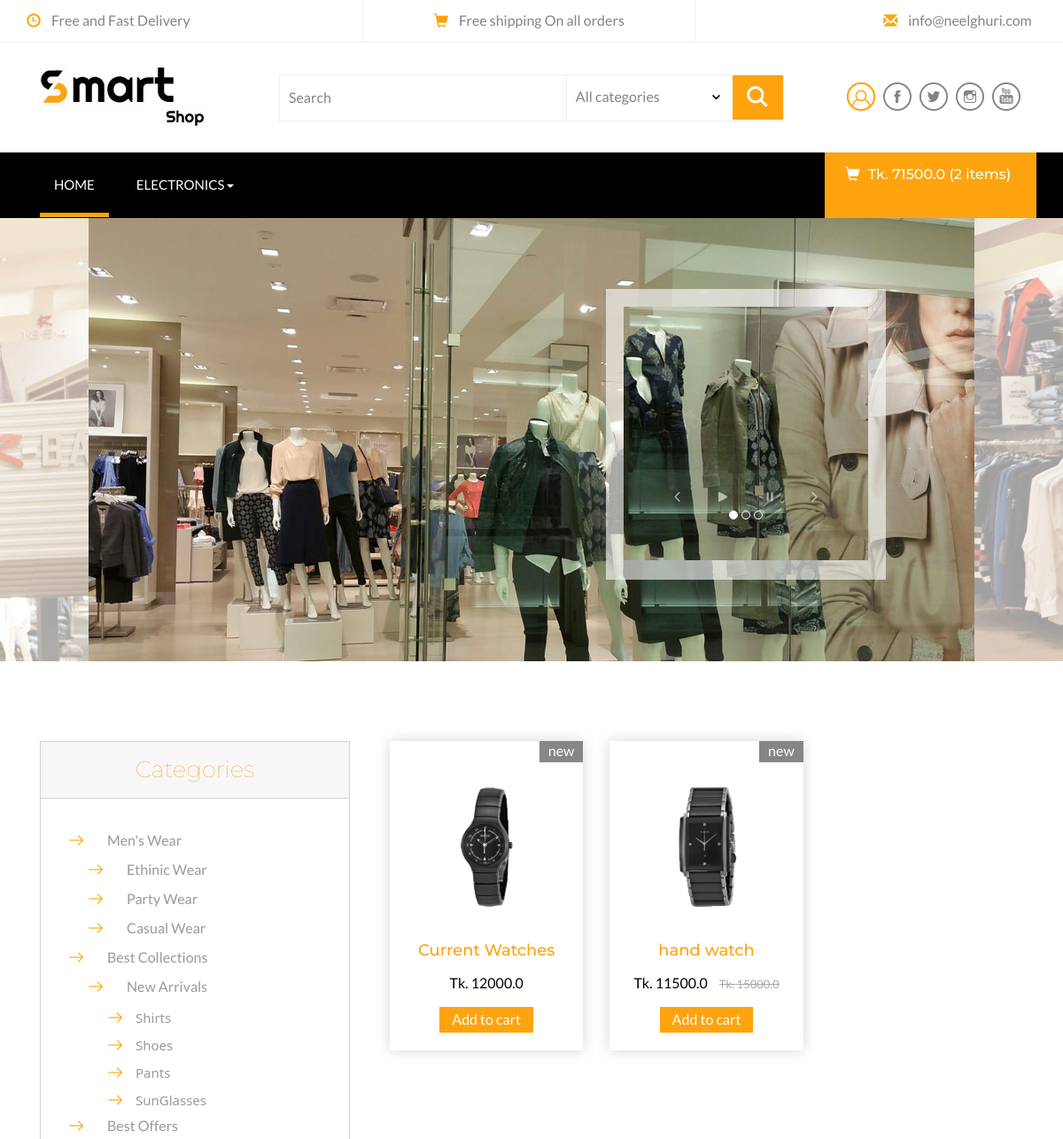
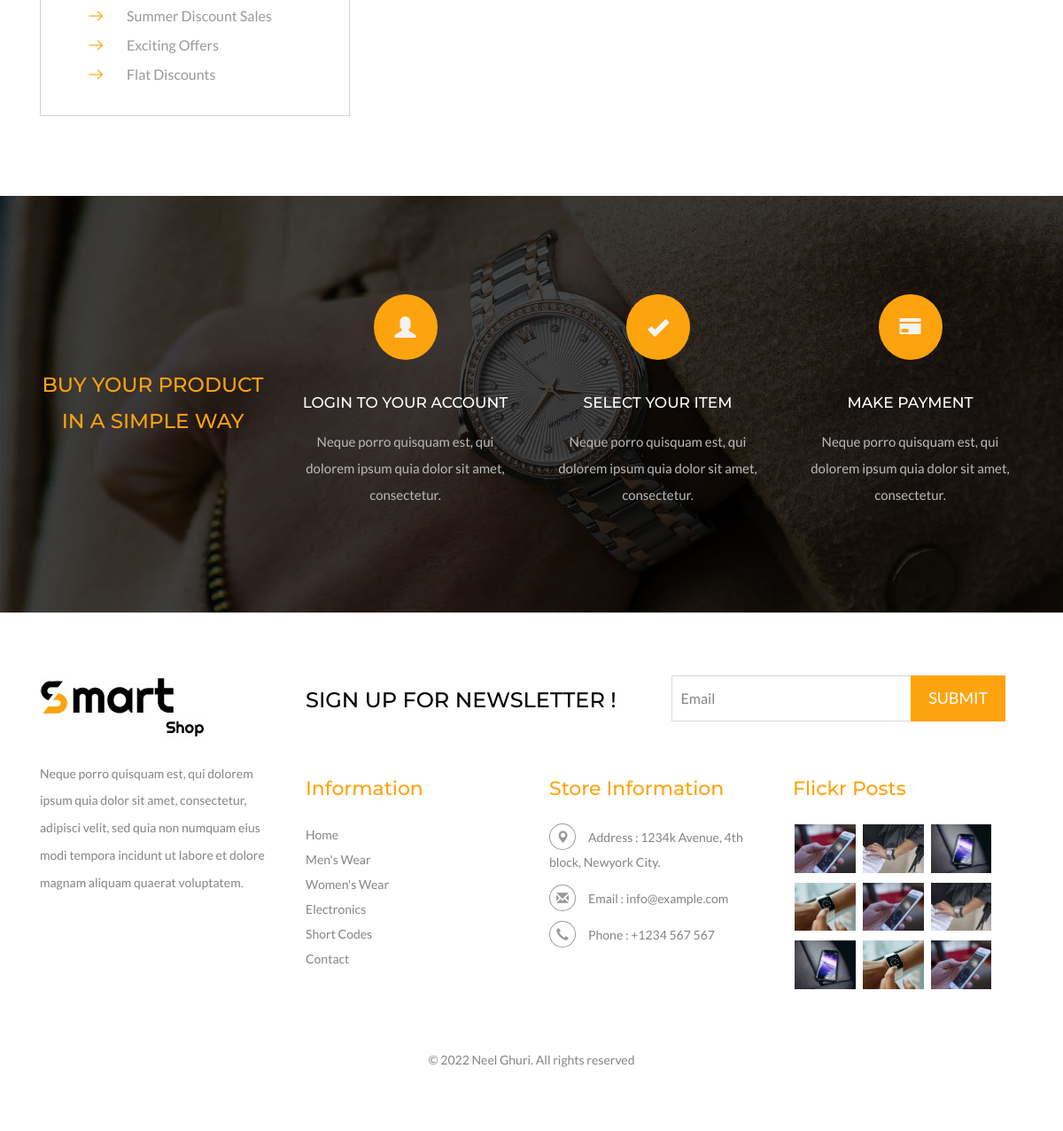
The app's page / (signed in) with its own data (2 pictures, top to bottom).
### store/models.py (models this page shows, shortened)
class Category(models.Model):
    name=models.CharField(max_length=50,blank=False,null=False)
    image = models.ImageField(upload_to='category',blank=True,null=True)
    parent=models.ForeignKey("self",related_name="children", on_delete=models.CASCADE,max_length=50,blank=True,null=True)
    createddate=models.DateField(auto_now_add=True)
    class Meta:
        ordering=['-createddate']
        verbose_name_plural="Categories"

class Product(models.Model):
    name = models.CharField(max_length=250,blank=False,null=False)
    category=models.ForeignKey(Category, related_name="category", on_delete=models.CASCADE)
    preview_desc = models.CharField(max_length=255,verbose_name="Sort decription")
    description = models.TextField(max_length=1000,verbose_name="Decription")
    images=models.ImageField(upload_to='products', blank=False,null=False)
    price = models.FloatField()
    old_price=models.FloatField(default=0.00,blank=True,null=True)
    is_stock=models.BooleanField(default=True)
    slug=models.SlugField(unique=True)
    createdate=models.DateTimeField(auto_now_add=True)
    class Meta:
        ordering=['-createdate']
    def get_product_url(self):
        return reverse('store:product-details', kwargs={'slug':self.slug})

### order/models.py (models this page shows, shortened)
class Order(models.Model):
    user = models.ForeignKey(User, on_delete=models.CASCADE)
    orderitems= models.ManyToManyField(Cart)
    ordered=models.BooleanField(default=False)
    created=models.DateField(auto_now_add=True)
    paymentId=models.CharField(max_length=250,blank=True,null=True)
    orderId=models.CharField(max_length=250,blank=True,null=True)
    def get_totals(self):
        total=0
        for order_item in self.orderitems.all():
            total += float(order_item.get_total())
        return total

class Cart(models.Model):
    user = models.ForeignKey(User, related_name='cart', on_delete=models.CASCADE)
    item=models.ForeignKey(Product, on_delete=models.CASCADE)
    quantity=models.IntegerField(default=1)
    size=models.CharField(max_length=50,blank=True,null=True)
    color=models.CharField(max_length=100,blank=True,null=True)
    purchased=models.BooleanField(default= False)
    createdate=models.DateField(auto_now_add=True)
    updatedate=models.DateField(auto_now=True)
    def get_total(self):
        total=self.item.price*self.quantity
        float_total= format(total,'0.2f')
        return float_total

### store/views.py (the view)
# urls.py: path('',views.ProductsList.as_view(),name='index'),
class ProductsList(ListView):
    model= Product
    template_name='frontend/index.html'
    context_object_name='products'

### order/templatetags/cart_product.py (called while the page is built)
@register.filter
def cart_total(user):
    total=Order.objects.filter(user=user,ordered=False)
    if total.exists():
        return total[0].get_totals()
    else:
        0

@register.filter
def cart_count(user):
    total_item=Order.objects.filter(user=user,ordered=False)
    if total_item.exists():
            return total_item[0].orderitems.count()
    else:
        0

### store/templatetags/category.py (called while the page is built)
@register.filter
def category(user):
        cat=Category.objects.filter(parent=None)
        return cat

### templates/frontend/index.html (shortened to what this page needs)
{% extends 'base.html' %}
{% block main_cotents %}
<div class="banner-grid">
	<div id="visual">
		<div class="slide-visual">
			<ul class="slide-group">
				<li><img class="img-responsive" src="static/assets/images/ba1.jpg" alt="Dummy Image" /></li>
				<li><img class="img-responsive" src="static/assets/images/ba2.jpg" alt="Dummy Image" /></li>
				<li><img class="img-responsive" src="static/assets/images/ba3.jpg" alt="Dummy Image" /></li>
			</ul>
			<div class="script-wrap">
				<ul class="script-group">
					<li><div class="inner-script"><img class="img-responsive" src="static/assets/images/baa2.jpg" alt="Dummy Image" /></div></li>
				</ul>
				<div class="slide-controller">
					<a href="#" class="btn-prev"><img src="static/assets/images/btn_prev.png" alt="Prev Slide" /></a>
					<a href="#" class="btn-play"><img src="static/assets/images/btn_play.png" alt="Start Slide" /></a>
					<a href="#" class="btn-pause"><img src="static/assets/images/btn_pause.png" alt="Pause Slide" /></a>
					<a href="#" class="btn-next"><img src="static/assets/images/btn_next.png" alt="Next Slide" /></a>
				</div>
			</div>
		</div>
	</div>
</div>
<div class="men-wear">
	<div class="container">
		<div class="col-md-4 products-left">
			<div class="css-treeview">
				<h4>Categories</h4>
				<ul class="tree-list-pad">
					<li><input type="checkbox" checked="checked" id="item-0" /><label for="item-0">Men's Wear</label>
						<ul>
							<li><input type="checkbox" id="item-0-0" /><label for="item-0-0">Ethinic Wear</label>
							</li>
							<li><input type="checkbox"  id="item-0-1" /><label for="item-0-1">Party Wear</label>
							</li>
							<li><input type="checkbox"  id="item-0-2" /><label for="item-0-2">Casual Wear</label>
							</li>
						</ul>
					</li>
					<li><input type="checkbox" id="item-1" checked="checked" /><label for="item-1">Best Collections</label>
						<ul>
							<li><input type="checkbox" checked="checked" id="item-1-0" /><label for="item-1-0">New Arrivals</label>
								<ul>
									<li><a href="mens.html">Shirts</a></li>
									<li><a href="mens.html">Shoes</a></li>
									<li><a href="mens.html">Pants</a></li>
									<li><a href="mens.html">SunGlasses</a></li>
								</ul>
							</li>
						</ul>
					</li>
					<li><input type="checkbox" checked="checked" id="item-2" /><label for="item-2">Best Offers</label>
						<ul>
							<li><input type="checkbox"  id="item-2-0" /><label for="item-2-0">Summer Discount Sales</label>
							</li>
							<li><input type="checkbox" id="item-2-1" /><label for="item-2-1">Exciting Offers</label>
							</li>
							<li><input type="checkbox" id="item-2-2" /><label for="item-2-2">Flat Discounts</label>
							</li>
						</ul>
					</li>
				</ul>
			</div>
		</div>
		<div class="col-md-8 products-right" style="margin-top: -30px;">
			{% for product in products %}
			<div class="col-md-4 product-men yes-marg">
				<div class="men-pro-item simpleCart_shelfItem">
					<div class="men-thumb-item">
						<img src="{{product.images.url}}" alt="" class="pro-image-front">
							<span class="product-new-top">New</span>
					</div>
					<div class="item-info-product ">
						<h4><a href="{{product.get_product_url}}">{{product.name}}</a></h4>
						<div class="info-product-price" >
							<span class="item_price" style="font-size:16px">Tk. {{product.price}}</span>
							{% if product.old_price %}
							<del style="font-size:13px">Tk. {{product.old_price}}</del>
							{% endif %}
						</div>
						<a href="#" class="item_add single-item hvr-outline-out button2">Add to cart</a>
					</div>
				</div>
			</div>
			{% endfor %}
		</div>
		<div class="clearfix"></div>
	</div>
</div>
{% endblock %}

### templates/base.html (shortened to what this page needs)
<!DOCTYPE html>
<html>
<head>
{% load category %}
{% load cart_product %}
{% load static %}
<link href="{% static 'assets/css/bootstrap.css' %}" rel="stylesheet" type="text/css" media="all" />
<link rel="stylesheet" href="{% static 'assets/css/flexslider.css' %}" type="text/css" media="screen" />
<link href="{% static 'assets/css/style.css' %}" rel="stylesheet" type="text/css" media="all" />
<link href="{% static '/css/pignose.layerslider.css' %}" rel="stylesheet" type="text/css' %}" media="all" />
</head>
<body>
<div class="header">
	<div class="container">
		<ul>
			<li><span class="glyphicon glyphicon-time" aria-hidden="true"></span>Free and Fast Delivery</li>
			<li><span class="glyphicon glyphicon-shopping-cart" aria-hidden="true"></span>Free shipping On all orders</li>
			<li><span class="glyphicon glyphicon-envelope" aria-hidden="true"></span><a href="mailto:info@neelghuri.com">info@neelghuri.com</a></li>
		</ul>
	</div>
</div>
<div class="header-bot">
	<div class="container">
		<div class="col-md-3 header-left">
			<h1><a href="index.html"><img src="{% static 'assets/images/logo3.jpg' %}"></a></h1>
		</div>
		<div class="col-md-6 header-middle">
			<form>
				<div class="search">
					<input type="search" value="Search" onfocus="this.value = '';" onblur="if (this.value == '') {this.value = 'Search';}" required="">
				</div>
				<div class="section_room">
					<select id="country" onchange="change_country(this.value)" class="frm-field required">
						<option value="null">All categories</option>
					</select>
				</div>
				<div class="sear-sub">
					<input type="submit" value=" ">
				</div>
			</form>
		</div>
		<div class="col-md-3 header-right footer-bottom">
			<ul>
				<li><a href="#" class="use1" data-toggle="modal" data-target="#myModal4"><span>Login</span></a>
				</li>
				<li><a class="fb" href="#"></a></li>
				<li><a class="twi" href="#"></a></li>
				<li><a class="insta" href="#"></a></li>
				<li><a class="you" href="#"></a></li>
			</ul>
		</div>
	</div>
</div>
<div class="ban-top">
	<div class="container">
		<div class="top_nav_left">
			<nav class="navbar navbar-default">
			  <div class="container-fluid">
				<div class="collapse navbar-collapse menu--shylock" id="bs-example-navbar-collapse-1">
				  <ul class="nav navbar-nav menu__list">
					<li class="active menu__item menu__item--current"><a class="menu__link" href="index.html">Home <span class="sr-only">(current)</span></a></li>
					{% for cat in request.user|category %}
						{% if not cat.children.all %}
					<li class=" menu__item"><a class="menu__link" href="electronics.html">{{cat.name}}</a></li>
					{% else %}
					<li class="dropdown menu__item">
						<a href="#" class="dropdown-toggle menu__link" data-toggle="dropdown" role="button" aria-haspopup="true" aria-expanded="false">{{cat.name}}<span class="caret"></span></a>
					</li>
					{% endif%}
					{% endfor %}
				  </ul>
				</div>
			  </div>
			</nav>
		</div>
		<div class="top_nav_right">
			<div class="cart box_1">
					<a href="{% url 'order:cart' %}">
						{% if request.user.is_authenticated %}
						<h3> <div class="total">
								<i class="glyphicon glyphicon-shopping-cart" aria-hidden="true"></i>
								Tk. {{ request.user|cart_total}} ({{ request.user|cart_count}} items)
							</div>
						</h3>
						<p><a href="javascript:;" class="simpleCart_empty">&nbsp;</a></p>
						{% endif %}
					</a>
			</div>
		</div>
		<div class="clearfix"></div>
	</div>
</div>
{% block main_cotents %} {% endblock main_cotents %}
<div classs="coupons" style="background:url('{% static "assets/images/coupons.jpg"%}') no-repeat center;background-size:cover;min-height: 470px;padding-top:110px;">
	<div class="container">
		<div class="coupons-grids text-center">
			<div class="col-md-3 coupons-gd">
				<h3>Buy your product in a simple way</h3>
			</div>
			<div class="col-md-3 coupons-gd">
				<span class="glyphicon glyphicon-user" aria-hidden="true"></span>
				<h4>LOGIN TO YOUR ACCOUNT</h4>
				<p>Neque porro quisquam est, qui dolorem ipsum quia dolor
			sit amet, consectetur.</p>
			</div>
			<div class="col-md-3 coupons-gd">
				<span class="glyphicon glyphicon-ok" aria-hidden="true"></span>
				<h4>SELECT YOUR ITEM</h4>
				<p>Neque porro quisquam est, qui dolorem ipsum quia dolor
			sit amet, consectetur.</p>
			</div>
			<div class="col-md-3 coupons-gd">
				<span class="glyphicon glyphicon-credit-card" aria-hidden="true"></span>
				<h4>MAKE PAYMENT</h4>
				<p>Neque porro quisquam est, qui dolorem ipsum quia dolor
			sit amet, consectetur.</p>
			</div>
			<div class="clearfix"> </div>
		</div>
	</div>
</div>
<div class="footer">
	<div class="container">
		<div class="col-md-3 footer-left">
			<h2><a href="index.html"><img src="{% static 'assets/images/logo3.jpg' %}" alt=" " /></a></h2>
			<p>Neque porro quisquam est, qui dolorem ipsum quia dolor
			sit amet, consectetur, adipisci velit, sed quia non
			numquam eius modi tempora incidunt ut labore
			et dolore magnam aliquam quaerat voluptatem.</p>
		</div>
		<div class="col-md-9 footer-right">
			<div class="col-sm-6 newsleft">
				<h3>SIGN UP FOR NEWSLETTER !</h3>
			</div>
			<div class="col-sm-6 newsright">
				<form>
					<input type="text" value="Email" onfocus="this.value = '';" onblur="if (this.value == '') {this.value = 'Email';}" required="">
					<input type="submit" value="Submit">
				</form>
			</div>
			<div class="clearfix"></div>
			<div class="sign-grds">
				<div class="col-md-4 sign-gd">
					<h4>Information</h4>
					<ul>
						<li><a href="index.html">Home</a></li>
						<li><a href="mens.html">Men's Wear</a></li>
						<li><a href="womens.html">Women's Wear</a></li>
						<li><a href="electronics.html">Electronics</a></li>
						<li><a href="codes.html">Short Codes</a></li>
						<li><a href="contact.html">Contact</a></li>
					</ul>
				</div>
				<div class="col-md-4 sign-gd-two">
					<h4>Store Information</h4>
					<ul>
						<li><i class="glyphicon glyphicon-map-marker" aria-hidden="true"></i>Address : 1234k Avenue, 4th block, <span>Newyork City.</span></li>
						<li><i class="glyphicon glyphicon-envelope" aria-hidden="true"></i>Email : <a href="mailto:info@example.com">info@example.com</a></li>
						<li><i class="glyphicon glyphicon-earphone" aria-hidden="true"></i>Phone : +1234 567 567</li>
					</ul>
				</div>
				<div class="col-md-4 sign-gd flickr-post">
					<h4>Flickr Posts</h4>
					<ul>
						<li><a href="single.html"><img src="{% static 'assets/images/b15.jpg' %}" alt=" " class="img-responsive" /></a></li>
						<li><a href="single.html"><img src="{% static 'assets/images/b16.jpg' %}" alt=" " class="img-responsive" /></a></li>
						<li><a href="single.html"><img src="{% static 'assets/images/b17.jpg' %}" alt=" " class="img-responsive" /></a></li>
						<li><a href="single.html"><img src="{% static 'assets/images/b18.jpg' %}" alt=" " class="img-responsive" /></a></li>
						<li><a href="single.html"><img src="{% static 'assets/images/b15.jpg' %}" alt=" " class="img-responsive" /></a></li>
						<li><a href="single.html"><img src="{% static 'assets/images/b16.jpg' %}" alt=" " class="img-responsive" /></a></li>
						<li><a href="single.html"><img src="{% static 'assets/images/b17.jpg' %}" alt=" " class="img-responsive" /></a></li>
						<li><a href="single.html"><img src="{% static 'assets/images/b18.jpg' %}" alt=" " class="img-responsive" /></a></li>
						<li><a href="single.html"><img src="{% static 'assets/images/b15.jpg' %}" alt=" " class="img-responsive" /></a></li>
					</ul>
				</div>
				<div class="clearfix"></div>
			</div>
		</div>
		<div class="clearfix"></div>
		<p class="copy-right">&copy 2022 Neel Ghuri. All rights reserved</p>
	</div>
</div>
</body>
</html>

### templates/frontend/index.html (style rules this page uses)
.pignose-layerslider { display: block; width: 100%; margin: 0 auto; overflow: hidden; }
.pignose-layerslider, .pignose-layerslider * { box-sizing: content-box; -o-box-sizing: content-box; -moz-box-sizing: content-box; -webkit-box-sizing: content-box; }
.pignose-layerslider .slide-visual { width: 1000px; height: 500px; margin: 0 auto; position: relative; }
.pignose-layerslider .slide-visual .slide-group { margin: 0; padding: 0; list-style: none; }
.pignose-layerslider .slide-visual .script-wrap { width: 276px; height: 288px; padding: 20px; position: absolute; top: 80px; right: 100px; }
.pignose-layerslider .slide-visual .script-wrap .slide-controller { position: absolute; left: 0; bottom: 84px; width: 100%; text-align: center; z-index: 60; }
.pignose-layerslider .slide-visual .script-wrap .slide-controller a { display: inline-block; margin: 0 20px; opacity: .6; filter: alpha(opacity=60); -ms-filter: alpha(opacity=60); -moz-transition: opacity .3s ease; -webkit-transition: opacity .3s ease; -o-transition: opacity .3s ease; transition: opacity .3s ease; }
.pignose-layerslider .slide-visual .script-wrap .script-group { margin: 0; padding: 0; position: relative; list-style: none; z-index: 50; overflow: hidden; }
.pignose-layerslider .slide-visual .script-wrap .script-group li { float: left; }

### records on screen
Category: name "ELECTRONICS"
Product: images (picture), name "Current Watches", price "12000.0"
Product: images (picture), name "hand watch", price "11500.0", old_price "15000.0"

### other values on screen
{{ request.user|cart_total }} "71500.0"
{{ request.user|cart_count }} "2"
